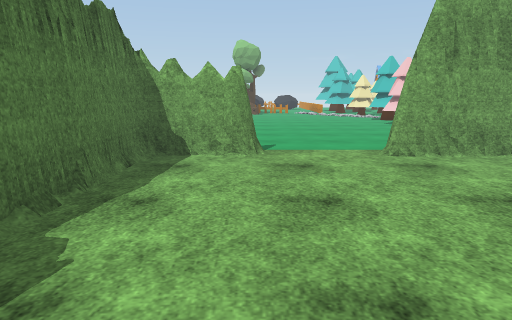
[1] (above)

16 first-person views from a walk through a Unity game level. The camera is 1.4 m above the floor, tilts 10° down and sees 70° across. The floor is counted in squares, 1 m on a side. Each view is taken from the middle of a square. On the plan, view 1 faces up. The plan holds only what a view shows up to about 16 squares ahead; the rest is blank. The place goes on beyond the plan. The player character is not drawn. Some animated figures are not drawn. Some surface patterns are stand-ins.

[2]
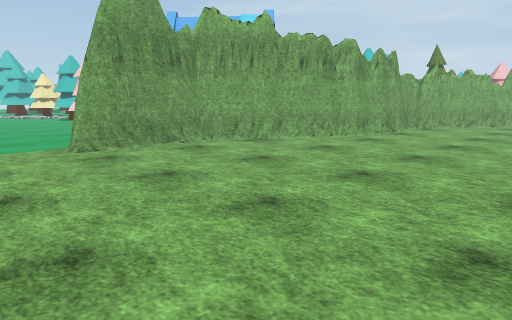

[3]
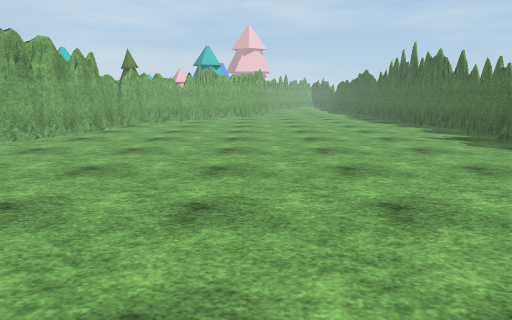

[4]
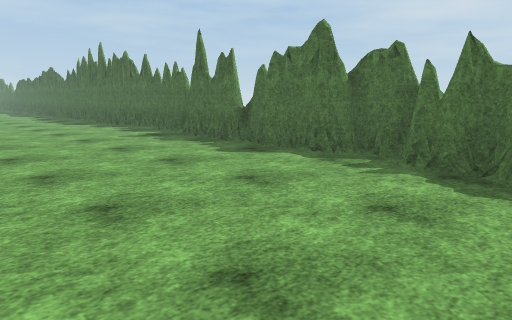

[5]
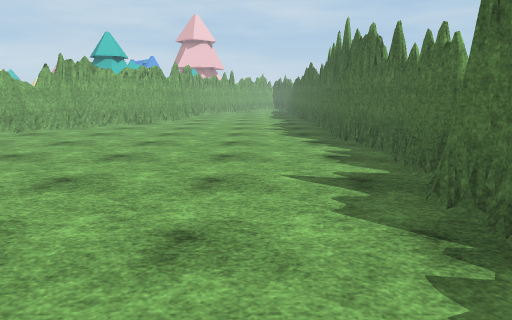

[6]
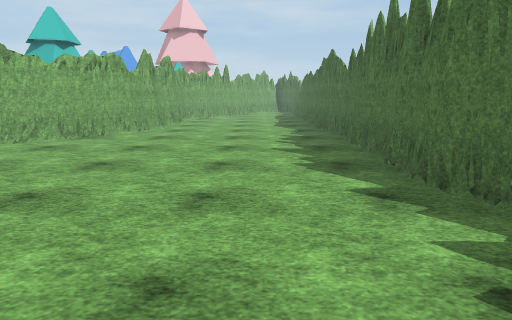

[7]
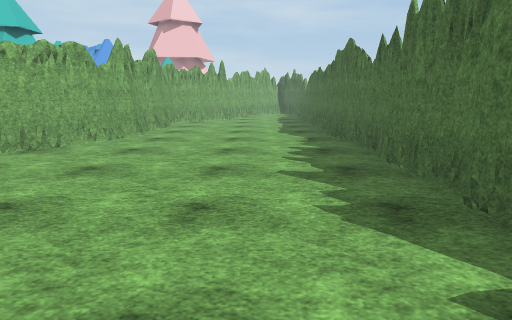

[8]
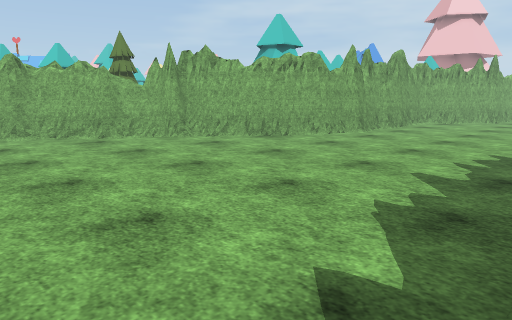

[9]
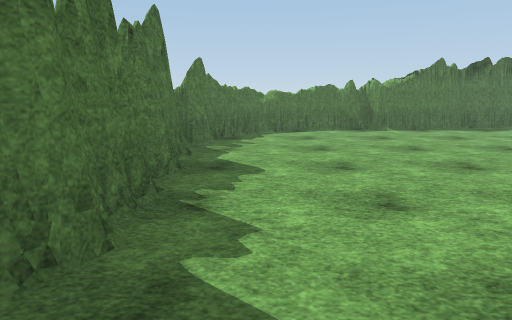

[10]
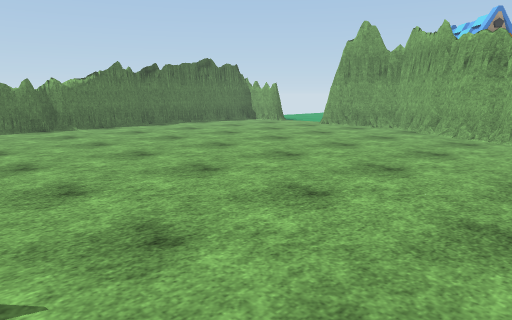

[11]
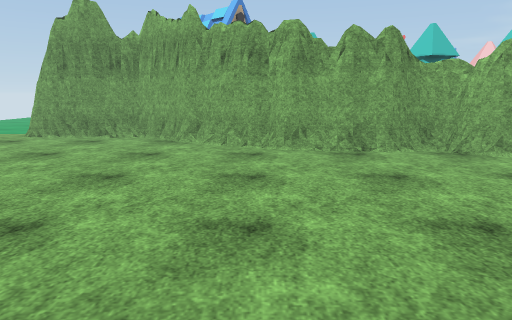

[12]
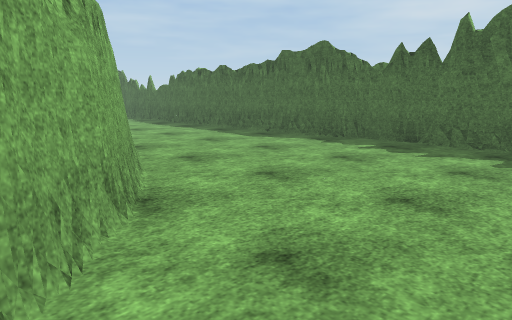

[13]
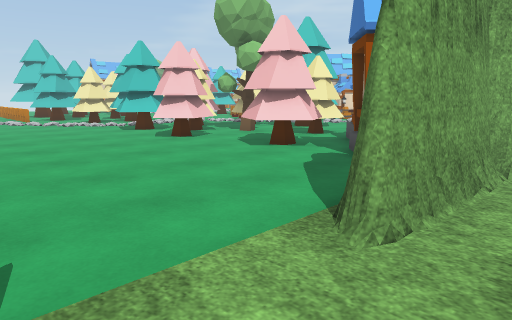

[14]
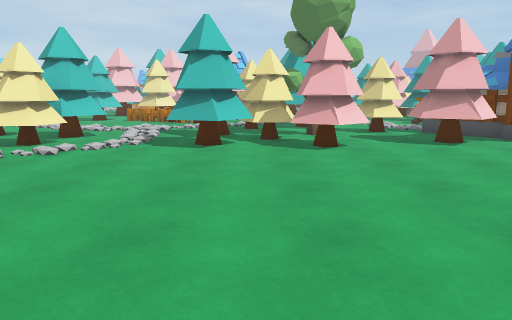

[15]
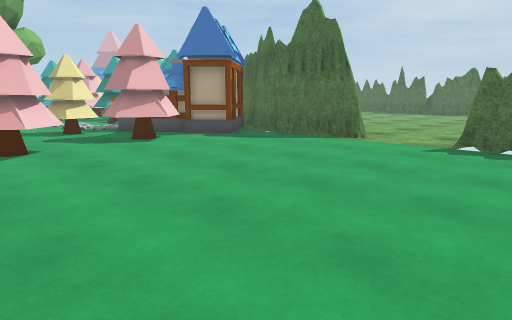

[16]
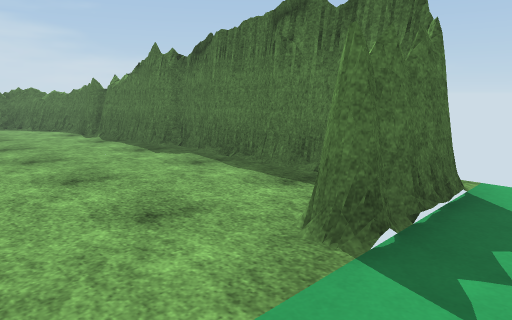

### Floor plan
Key: @ floor where view 1 was taken; # wall or solid block; . main floor; : floor 0.25 m higher than the main floor; / step, stairs or slope; = window, fence, low wall or low ledge; H house; T tree; O other object.
Columns run from 3 left of view 1 to 30 right of it. Each row starts with its distance up from view 1.
 26        ...TTTTT
 25       .../...T.
 24      ......   .:
 23    .........  ..
 22   ........TT
 21   ........TT TTTT
 20 . .........TT  TT
 19   ........TTTT.
 18  ........TTT.TT T
 17  .........TT.T. TT
 16  .............TT T
 15  ..........TT.TT..
 14  .........TTT.TT.
 13  ..........TTHH
 12  ...........HH         T
 11   ........H# H         T
 10 ...........H H
  9 ###O...#####HHH
  8 #.........###H     TT TT
  7 #...........###    TT   TT
  6 #.............######    TT
  5 #................#####
  4 #....................##       T
  3 #.....................###    TT
  2 #.......................##   TTT
  1 #........................##
  0 #..@......................###
 -1 ##..........................######
 -2 ##............................##.#
 -3  #................................
 -4  #................................
 -5  #................................
 -6  #................................
 -7  ##...............................
 -8   ###=............................
 -9    ##############.################

Where each view was taken, in squares from view 1:
view 1: 0 up, 0 right, facing up
view 2: 1 down, 0 right, facing up-right
view 3: 1 down, 1 left, facing right
view 4: 1 down, 1 left, facing down-right
view 5: 6 down, 5 right, facing right
view 6: 6 down, 11 right, facing right
view 7: 6 down, 14 right, facing right
view 8: 9 down, 14 right, facing up-right
view 9: 7 down, 13 right, facing left
view 10: 7 down, 14 right, facing up-left
view 11: 4 down, 11 right, facing up
view 12: 2 up, 19 right, facing down-right
view 13: 7 up, 0 right, facing up-right
view 14: 20 up, 3 left, facing right
view 15: 20 up, 3 left, facing down-right
view 16: 11 up, 3 right, facing down-left
